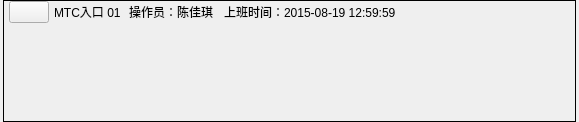
<?xml version="1.0" encoding="UTF-8"?>
<ui version="4.0">
 <class>CPnlLane</class>
 <widget class="QWidget" name="CPnlLane">
  <property name="windowModality">
   <enum>Qt::NonModal</enum>
  </property>
  <property name="geometry">
   <rect>
    <x>0</x>
    <y>0</y>
    <width>579</width>
    <height>122</height>
   </rect>
  </property>
  <property name="windowTitle">
   <string>Form</string>
  </property>
  <layout class="QHBoxLayout" name="horizontalLayout_2">
   <property name="spacing">
    <number>0</number>
   </property>
   <property name="leftMargin">
    <number>0</number>
   </property>
   <property name="topMargin">
    <number>0</number>
   </property>
   <property name="rightMargin">
    <number>0</number>
   </property>
   <property name="bottomMargin">
    <number>0</number>
   </property>
   <item>
    <widget class="QLabel" name="lblLeftSpacer">
     <property name="minimumSize">
      <size>
       <width>3</width>
       <height>0</height>
      </size>
     </property>
     <property name="maximumSize">
      <size>
       <width>3</width>
       <height>16777215</height>
      </size>
     </property>
     <property name="text">
      <string/>
     </property>
    </widget>
   </item>
   <item>
    <widget class="QLabel" name="lblLeft">
     <property name="minimumSize">
      <size>
       <width>1</width>
       <height>0</height>
      </size>
     </property>
     <property name="maximumSize">
      <size>
       <width>1</width>
       <height>16777215</height>
      </size>
     </property>
     <property name="frameShape">
      <enum>QFrame::Box</enum>
     </property>
     <property name="text">
      <string/>
     </property>
    </widget>
   </item>
   <item>
    <layout class="QVBoxLayout" name="verticalLayout">
     <property name="spacing">
      <number>0</number>
     </property>
     <item>
      <widget class="QLabel" name="lblTop">
       <property name="minimumSize">
        <size>
         <width>0</width>
         <height>1</height>
        </size>
       </property>
       <property name="maximumSize">
        <size>
         <width>16777215</width>
         <height>1</height>
        </size>
       </property>
       <property name="frameShape">
        <enum>QFrame::Box</enum>
       </property>
       <property name="text">
        <string/>
       </property>
      </widget>
     </item>
     <item>
      <layout class="QHBoxLayout" name="horizontalLayout" stretch="0,0,0,0,0,0">
       <property name="spacing">
        <number>5</number>
       </property>
       <property name="leftMargin">
        <number>5</number>
       </property>
       <property name="rightMargin">
        <number>5</number>
       </property>
       <item>
        <widget class="QPushButton" name="btnSpread">
         <property name="text">
          <string/>
         </property>
         <property name="icon">
          <iconset resource="lanemonitor.qrc">
           <normaloff>:/Res/Gnome-Go-Bottom-32.png</normaloff>:/Res/Gnome-Go-Bottom-32.png</iconset>
         </property>
        </widget>
       </item>
       <item>
        <widget class="QLabel" name="lblLane">
         <property name="minimumSize">
          <size>
           <width>70</width>
           <height>0</height>
          </size>
         </property>
         <property name="maximumSize">
          <size>
           <width>70</width>
           <height>16777215</height>
          </size>
         </property>
         <property name="text">
          <string>MTC入口 01</string>
         </property>
        </widget>
       </item>
       <item>
        <widget class="QLabel" name="lblLoginInfo">
         <property name="minimumSize">
          <size>
           <width>90</width>
           <height>0</height>
          </size>
         </property>
         <property name="maximumSize">
          <size>
           <width>90</width>
           <height>16777215</height>
          </size>
         </property>
         <property name="text">
          <string>操作员：陈佳琪</string>
         </property>
        </widget>
       </item>
       <item>
        <widget class="QLabel" name="lblLoginTime">
         <property name="minimumSize">
          <size>
           <width>180</width>
           <height>0</height>
          </size>
         </property>
         <property name="maximumSize">
          <size>
           <width>180</width>
           <height>16777215</height>
          </size>
         </property>
         <property name="text">
          <string>上班时间：2015-08-19 12:59:59</string>
         </property>
        </widget>
       </item>
       <item>
        <spacer name="horizontalSpacer">
         <property name="orientation">
          <enum>Qt::Horizontal</enum>
         </property>
         <property name="sizeHint" stdset="0">
          <size>
           <width>40</width>
           <height>20</height>
          </size>
         </property>
        </spacer>
       </item>
       <item>
        <spacer name="horizontalSpacer_2">
         <property name="orientation">
          <enum>Qt::Horizontal</enum>
         </property>
         <property name="sizeHint" stdset="0">
          <size>
           <width>40</width>
           <height>20</height>
          </size>
         </property>
        </spacer>
       </item>
      </layout>
     </item>
     <item>
      <spacer name="verticalSpacer">
       <property name="orientation">
        <enum>Qt::Vertical</enum>
       </property>
       <property name="sizeHint" stdset="0">
        <size>
         <width>20</width>
         <height>40</height>
        </size>
       </property>
      </spacer>
     </item>
     <item>
      <widget class="QLabel" name="lblBottom">
       <property name="minimumSize">
        <size>
         <width>0</width>
         <height>1</height>
        </size>
       </property>
       <property name="maximumSize">
        <size>
         <width>16777215</width>
         <height>1</height>
        </size>
       </property>
       <property name="frameShape">
        <enum>QFrame::Box</enum>
       </property>
       <property name="text">
        <string/>
       </property>
      </widget>
     </item>
    </layout>
   </item>
   <item>
    <widget class="QLabel" name="lblRight">
     <property name="minimumSize">
      <size>
       <width>1</width>
       <height>0</height>
      </size>
     </property>
     <property name="maximumSize">
      <size>
       <width>1</width>
       <height>16777215</height>
      </size>
     </property>
     <property name="frameShape">
      <enum>QFrame::Box</enum>
     </property>
     <property name="text">
      <string/>
     </property>
    </widget>
   </item>
   <item>
    <widget class="QLabel" name="lblRightSpacer">
     <property name="minimumSize">
      <size>
       <width>3</width>
       <height>0</height>
      </size>
     </property>
     <property name="maximumSize">
      <size>
       <width>3</width>
       <height>16777215</height>
      </size>
     </property>
     <property name="text">
      <string/>
     </property>
    </widget>
   </item>
  </layout>
 </widget>
 <resources>
  <include location="lanemonitor.qrc"/>
 </resources>
 <connections/>
</ui>
